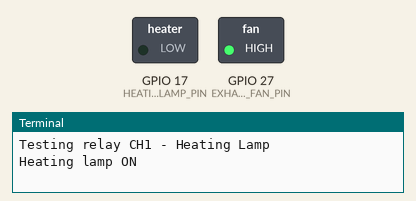
This program was run on a simulated Raspberry Pi (BCM pin numbers). Parts: switched loads named in the program (green lamp = pin HIGH), the last lines printed to the terminal. At 9.0 s the program stops and its outputs stay as they are.

Above: at 1.1 s.
At 4.1 s:
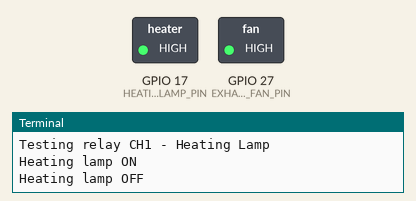
At 6.1 s:
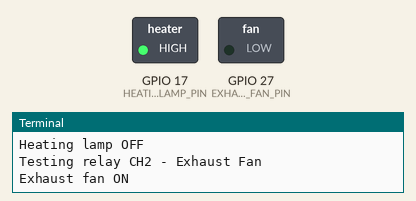
At 9.1 s:
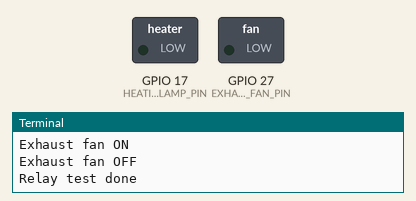
Timing chart, 0 to 10.5 s (numbered marks = the images above):
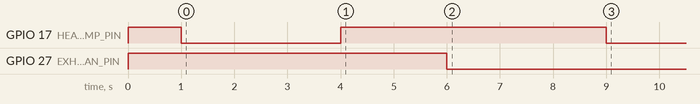

The program:

relay_control.py
```python
import RPi.GPIO as GPIO
import time

# GPIO pin assignments
HEATING_LAMP_PIN = 17
EXHAUST_FAN_PIN = 27

def setup_relay():
    GPIO.setmode(GPIO.BCM)
    GPIO.setwarnings(False)
    GPIO.setup(HEATING_LAMP_PIN, GPIO.OUT)
    GPIO.setup(EXHAUST_FAN_PIN, GPIO.OUT)
    # Active LOW relay HIGH means OFF at start
    GPIO.output(HEATING_LAMP_PIN, GPIO.HIGH)
    GPIO.output(EXHAUST_FAN_PIN, GPIO.HIGH)

def turn_on_heating_lamp():
    if GPIO.input(HEATING_LAMP_PIN) != GPIO.LOW:
        GPIO.output(HEATING_LAMP_PIN, GPIO.LOW)
        print("Heating lamp ON")


def turn_off_heating_lamp():
    if GPIO.input(HEATING_LAMP_PIN) != GPIO.HIGH:
        GPIO.output(HEATING_LAMP_PIN, GPIO.HIGH)
        print("Heating lamp OFF")


def turn_on_exhaust_fan():
    if GPIO.input(EXHAUST_FAN_PIN) != GPIO.LOW:
        GPIO.output(EXHAUST_FAN_PIN, GPIO.LOW)
        print("Exhaust fan ON")


def turn_off_exhaust_fan():
    if GPIO.input(EXHAUST_FAN_PIN) != GPIO.HIGH:
        GPIO.output(EXHAUST_FAN_PIN, GPIO.HIGH)
        print("Exhaust fan OFF")

def cleanup():
    GPIO.cleanup()

if __name__ == "__main__":
    setup_relay()
    time.sleep(1)
    print("Testing relay CH1 - Heating Lamp")
    turn_on_heating_lamp()
    time.sleep(3)
    turn_off_heating_lamp()
    time.sleep(2)
    print("Testing relay CH2 - Exhaust Fan")
    turn_on_exhaust_fan()
    time.sleep(3)
    turn_off_exhaust_fan()
    cleanup()
    print("Relay test done")
```
